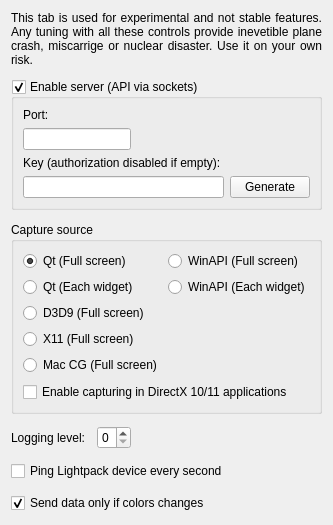
      <widget class="QWidget" name="tabExperimental">
       <property name="sizePolicy">
        <sizepolicy hsizetype="Fixed" vsizetype="Preferred">
         <horstretch>0</horstretch>
         <verstretch>0</verstretch>
        </sizepolicy>
       </property>
       <attribute name="title">
        <string>Experimental</string>
       </attribute>
       <layout class="QVBoxLayout" name="verticalLayout_3" stretch="0,1,0,0,0,0,0">
        <property name="spacing">
         <number>12</number>
        </property>
        <item>
         <widget class="QLabel" name="label_DevTabWarning">
          <property name="text">
           <string>This tab is used for experimental and not stable features. Any tuning with all these controls provide inevetible plane crash, miscarrige or nuclear disaster. Use it on your own risk.</string>
          </property>
          <property name="scaledContents">
           <bool>false</bool>
          </property>
          <property name="alignment">
           <set>Qt::AlignJustify|Qt::AlignVCenter</set>
          </property>
          <property name="wordWrap">
           <bool>true</bool>
          </property>
         </widget>
        </item>
        <item>
         <widget class="QGroupBox" name="groupBox_Api">
          <property name="sizePolicy">
           <sizepolicy hsizetype="Preferred" vsizetype="Fixed">
            <horstretch>0</horstretch>
            <verstretch>0</verstretch>
           </sizepolicy>
          </property>
          <property name="styleSheet">
           <string notr="true"/>
          </property>
          <property name="title">
           <string>Enable server (API via sockets)</string>
          </property>
          <property name="checkable">
           <bool>true</bool>
          </property>
          <property name="checked">
           <bool>true</bool>
          </property>
          <layout class="QGridLayout" name="gridLayout_3">
           <item row="1" column="0">
            <widget class="QLineEdit" name="lineEdit_ApiPort">
             <property name="sizePolicy">
              <sizepolicy hsizetype="Fixed" vsizetype="Fixed">
               <horstretch>0</horstretch>
               <verstretch>0</verstretch>
              </sizepolicy>
             </property>
             <property name="inputMask">
              <string notr="true">D999; </string>
             </property>
            </widget>
           </item>
           <item row="0" column="0">
            <widget class="QLabel" name="label_ApiPort">
             <property name="styleSheet">
              <string notr="true">margin-top: .1em</string>
             </property>
             <property name="text">
              <string>Port:</string>
             </property>
             <property name="buddy">
              <cstring>lineEdit_ApiPort</cstring>
             </property>
            </widget>
           </item>
           <item row="4" column="2">
            <widget class="QPushButton" name="pushButton_GenerateNewApiKey">
             <property name="text">
              <string>Generate</string>
             </property>
            </widget>
           </item>
           <item row="4" column="0">
            <widget class="QLineEdit" name="lineEdit_ApiKey">
             <property name="minimumSize">
              <size>
               <width>0</width>
               <height>20</height>
              </size>
             </property>
             <property name="baseSize">
              <size>
               <width>0</width>
               <height>20</height>
              </size>
             </property>
             <property name="toolTip">
              <string>Copy and paste this key into the application using the API, for authorization on the server</string>
             </property>
             <property name="styleSheet">
              <string notr="true"/>
             </property>
             <property name="maxLength">
              <number>40</number>
             </property>
             <property name="readOnly">
              <bool>false</bool>
             </property>
            </widget>
           </item>
           <item row="3" column="0">
            <widget class="QLabel" name="label_ApiKey">
             <property name="styleSheet">
              <string notr="true">margin-top:0</string>
             </property>
             <property name="text">
              <string>Key (authorization disabled if empty):</string>
             </property>
             <property name="buddy">
              <cstring>lineEdit_ApiKey</cstring>
             </property>
            </widget>
           </item>
          </layout>
         </widget>
        </item>
        <item>
         <widget class="QGroupBox" name="groupBox">
          <property name="sizePolicy">
           <sizepolicy hsizetype="MinimumExpanding" vsizetype="MinimumExpanding">
            <horstretch>0</horstretch>
            <verstretch>0</verstretch>
           </sizepolicy>
          </property>
          <property name="title">
           <string>Capture source</string>
          </property>
          <layout class="QVBoxLayout" name="verticalLayout_11">
           <item>
            <layout class="QHBoxLayout" name="horizontalLayout_6">
             <item>
              <layout class="QVBoxLayout" name="verticalLayout_9">
               <item>
                <widget class="QRadioButton" name="radioButton_GrabQt">
                 <property name="text">
                  <string notr="true">Qt (Full screen)</string>
                 </property>
                 <property name="checked">
                  <bool>true</bool>
                 </property>
                </widget>
               </item>
               <item>
                <widget class="QRadioButton" name="radioButton_GrabQt_EachWidget">
                 <property name="text">
                  <string notr="true">Qt (Each widget)</string>
                 </property>
                 <property name="checked">
                  <bool>false</bool>
                 </property>
                </widget>
               </item>
               <item>
                <widget class="QRadioButton" name="radioButton_GrabD3D9">
                 <property name="text">
                  <string notr="true">D3D9 (Full screen)</string>
                 </property>
                </widget>
               </item>
               <item>
                <widget class="QRadioButton" name="radioButton_GrabX11">
                 <property name="text">
                  <string notr="true">X11 (Full screen)</string>
                 </property>
                </widget>
               </item>
               <item>
                <widget class="QRadioButton" name="radioButton_GrabMacCoreGraphics">
                 <property name="text">
                  <string notr="true">Mac CG (Full screen)</string>
                 </property>
                </widget>
               </item>
               <item>
                <spacer name="verticalSpacer_6">
                 <property name="orientation">
                  <enum>Qt::Vertical</enum>
                 </property>
                 <property name="sizeHint" stdset="0">
                  <size>
                   <width>20</width>
                   <height>1</height>
                  </size>
                 </property>
                </spacer>
               </item>
              </layout>
             </item>
             <item>
              <layout class="QVBoxLayout" name="verticalLayout_10">
               <item>
                <widget class="QRadioButton" name="radioButton_GrabWinAPI">
                 <property name="text">
                  <string notr="true">WinAPI (Full screen)</string>
                 </property>
                </widget>
               </item>
               <item>
                <widget class="QRadioButton" name="radioButton_GrabWinAPI_EachWidget">
                 <property name="text">
                  <string notr="true">WinAPI (Each widget)</string>
                 </property>
                </widget>
               </item>
               <item>
                <spacer name="verticalSpacer">
                 <property name="orientation">
                  <enum>Qt::Vertical</enum>
                 </property>
                 <property name="sizeHint" stdset="0">
                  <size>
                   <width>20</width>
                   <height>1</height>
                  </size>
                 </property>
                </spacer>
               </item>
              </layout>
             </item>
            </layout>
           </item>
           <item>
            <widget class="QCheckBox" name="checkBox_EnableDx1011Capture">
             <property name="text">
              <string>Enable capturing in DirectX 10/11 applications</string>
             </property>
             <property name="icon">
              <iconset resource="../res/LightpackResources.qrc">
               <normaloff>:/icons/uac-shield.png</normaloff>:/icons/uac-shield.png</iconset>
             </property>
            </widget>
           </item>
          </layout>
         </widget>
        </item>
        <item>
         <layout class="QHBoxLayout" name="horizontalLayout_5">
          <item>
           <widget class="QLabel" name="label_LoggingLevel">
            <property name="text">
             <string>Logging level:</string>
            </property>
            <property name="buddy">
             <cstring>spinBox_LoggingLevel</cstring>
            </property>
           </widget>
          </item>
          <item>
           <widget class="QSpinBox" name="spinBox_LoggingLevel">
            <property name="maximum">
             <number>3</number>
            </property>
           </widget>
          </item>
          <item>
           <spacer name="horizontalSpacer_2">
            <property name="orientation">
             <enum>Qt::Horizontal</enum>
            </property>
            <property name="sizeHint" stdset="0">
             <size>
              <width>40</width>
              <height>20</height>
             </size>
            </property>
           </spacer>
          </item>
         </layout>
        </item>
        <item>
         <widget class="QCheckBox" name="checkBox_PingDeviceEverySecond">
          <property name="text">
           <string>Ping Lightpack device every second</string>
          </property>
         </widget>
        </item>
        <item>
         <widget class="QCheckBox" name="checkBox_SendDataOnlyIfColorsChanges">
          <property name="text">
           <string>Send data only if colors changes</string>
          </property>
          <property name="checked">
           <bool>true</bool>
          </property>
         </widget>
        </item>
        <item>
         <spacer name="verticalSpacer_4">
          <property name="orientation">
           <enum>Qt::Vertical</enum>
          </property>
          <property name="sizeType">
           <enum>QSizePolicy::Expanding</enum>
          </property>
          <property name="sizeHint" stdset="0">
           <size>
            <width>20</width>
            <height>1</height>
           </size>
          </property>
         </spacer>
        </item>
       </layout>
      </widget>
